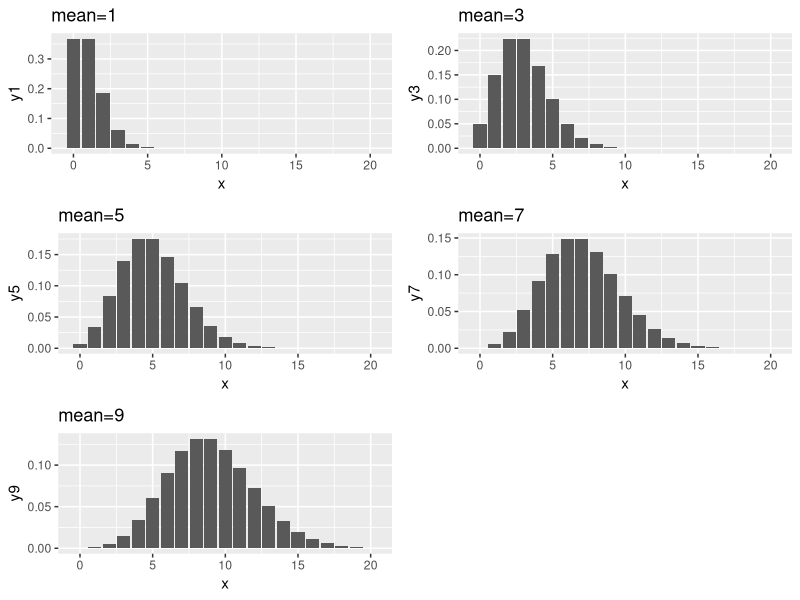
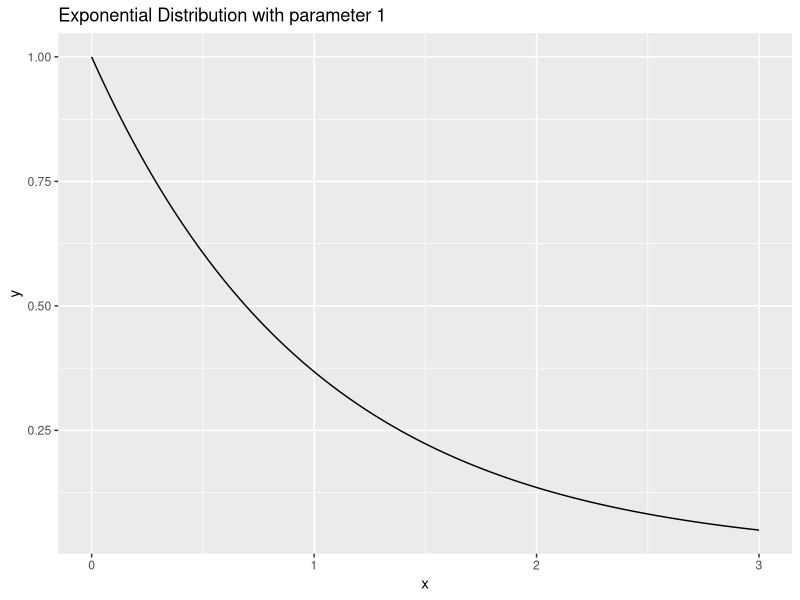
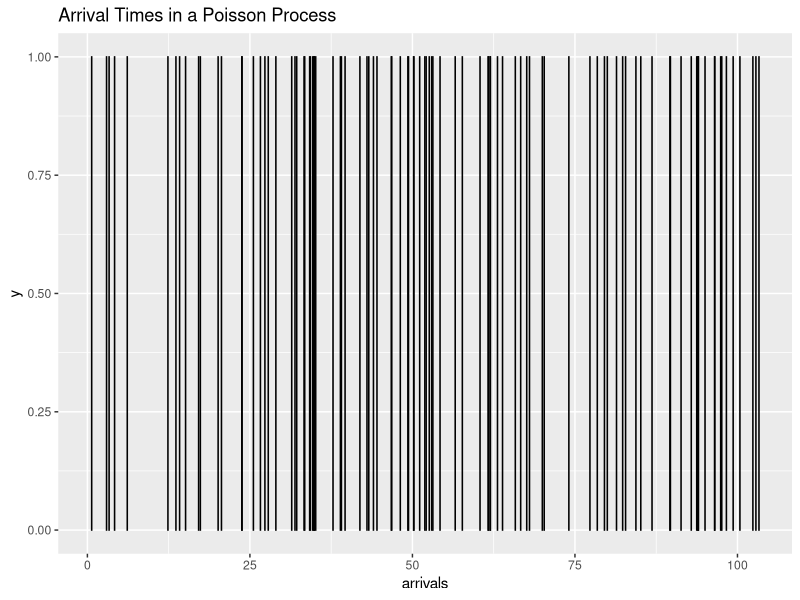

The R script that drew these images, in order:
## ---- chunk 1
#| echo: false
#| output: false
library(ggplot2)
library(dplyr)
library(gridExtra)

## ---- chunk 2
pdata <- tibble(
    x = seq(0, 20),
)
plts <- list()
i <- 1

for (n in seq(1, 10, 2)) {
    cname <- paste0("y", n)
    pdata <- pdata |> mutate({{ cname }} := dpois(`x`, n))
}

p1 <- ggplot(data = pdata, aes(x = x)) +
    geom_col(aes(y = y1)) +
    ggtitle("mean=1")
p3 <- ggplot(data = pdata, aes(x = x)) +
    geom_col(aes(y = y3)) +
    ggtitle("mean=3")
p5 <- ggplot(data = pdata, aes(x = x)) +
    geom_col(aes(y = y5)) +
    ggtitle("mean=5")
p7 <- ggplot(data = pdata, aes(x = x)) +
    geom_col(aes(y = y7)) +
    ggtitle("mean=7")
p9 <- ggplot(data = pdata, aes(x = x)) +
    geom_col(aes(y = y9)) +
    ggtitle("mean=9")
grid.arrange(p1, p3, p5, p7, p9)
## ---- chunk 3
x <- seq(0, 3, .01)
y <- dexp(x, 1)
ggplot() +
    geom_line(aes(x = x, y = y)) +
    ggtitle("Exponential Distribution with parameter 1")
## ---- chunk 4
#| warning: false
t <- rexp(100, 1)
arrivals <- cumsum(t)
ggplot() +
    geom_col(aes(x = arrivals, y = 1), width = .015, color = "black") +
    ggtitle("Arrival Times in a Poisson Process")
## ---- chunk 5
sum(arrivals < 25)
sum(arrivals < 50)
sum(arrivals > 25 & arrivals < 50)
